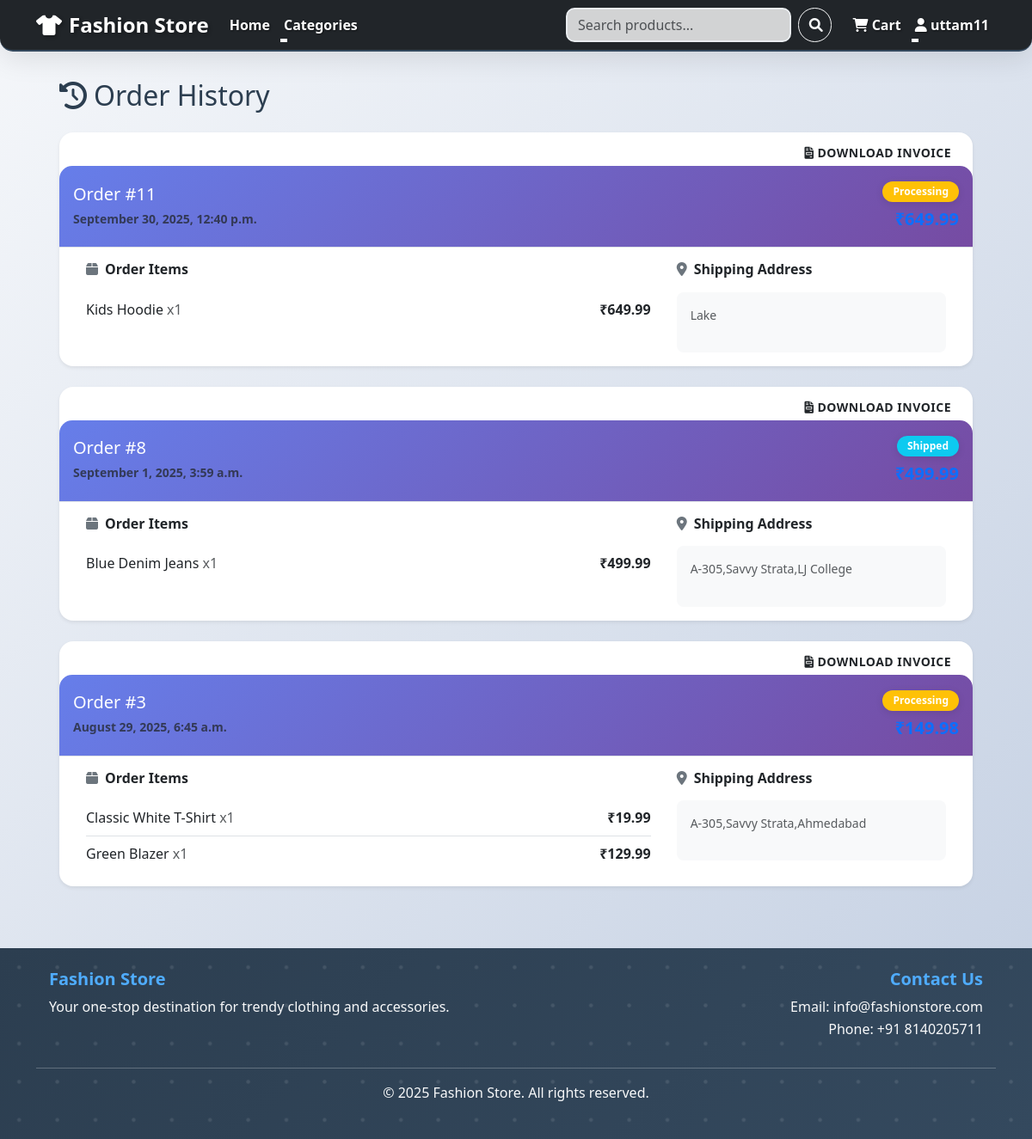
Page /order-history/ (signed in) on the committed database.
### store/models.py (models this page shows, shortened)
class Order(models.Model):
    STATUS_CHOICES = [
        ('pending', 'Pending'),
        ('processing', 'Processing'),
        ('shipped', 'Shipped'),
        ('delivered', 'Delivered'),
        ('cancelled', 'Cancelled'),
    ]
    user = models.ForeignKey(User, on_delete=models.CASCADE)
    items = models.ManyToManyField(Product, through='OrderItem')
    total_price = models.DecimalField(max_digits=10, decimal_places=2)
    status = models.CharField(max_length=20, choices=STATUS_CHOICES, default='pending')
    shipping_address = models.TextField()
    created_at = models.DateTimeField(auto_now_add=True)
    updated_at = models.DateTimeField(auto_now=True)

class OrderItem(models.Model):
    order = models.ForeignKey(Order, on_delete=models.CASCADE)
    product = models.ForeignKey(Product, on_delete=models.CASCADE)
    quantity = models.PositiveIntegerField()
    price = models.DecimalField(max_digits=10, decimal_places=2)

class Product(models.Model):
    name = models.CharField(max_length=200)
    description = models.TextField()
    price = models.DecimalField(max_digits=10, decimal_places=2, validators=[MinValueValidator(Decimal('0.01'))])
    category = models.ForeignKey(Category, on_delete=models.CASCADE, related_name='products')
    image = models.ImageField(upload_to='products/', blank=True, null=True)
    stock = models.PositiveIntegerField(default=0)
    is_active = models.BooleanField(default=True)
    created_at = models.DateTimeField(auto_now_add=True)
    updated_at = models.DateTimeField(auto_now=True)

### store/views.py (the view)
# urls.py: path('order-history/', views.order_history, name='order_history'),
@login_required
def order_history(request):
    orders = Order.objects.filter(user=request.user).order_by('-created_at')
    context = {
        'orders': orders
    }
    return render(request, 'store/order_history.html', context)

### admin_dashboard/templatetags/custom_filters.py (called while the page is built)
@register.filter
def multiply(value, arg):
    try:
        return float(value) * float(arg)
    except (ValueError, TypeError):
        return ''

### store/context_processors.py (called while the page is built)
def categories_processor(request):
    return {
        'categories': Category.objects.all()
    }

### store/templates/store/order_history.html (shortened to what this page needs)
{% extends 'store/base.html' %}
{% load custom_filters %}
{% block content %}
<div class="container mt-4">
    <div class="row">
        <div class="col-12">
            <h2 class="mb-4"><i class="fas fa-history me-2"></i>Order History</h2>
            {% if orders %}
            {% for order in orders %}
            <div class="card shadow-sm mb-4 rounded-4 border-0">
                <div class="d-flex justify-content-end mt-2 me-3">
                    <a href="{% url 'download_single_order_invoice_pdf' order.id %}" class="btn btn-sm  rounded-pill">
                        <i class="fas fa-file-invoice me-1"></i>Download Invoice
                    </a>
                </div>
                <div class="card-header bg-white border-0 py-3">
                    <div class="d-flex justify-content-between align-items-center">
                        <div>
                            <h5 class="mb-1">Order #{{ order.id }}</h5>
                            <small class="text-muted">{{ order.created_at|date:"F j, Y, g:i a" }}</small>
                        </div>
                        <div class="text-end">
                            <span class="badge rounded-pill bg-{% if order.status == 'delivered' %}success{% elif order.status == 'processing' %}warning{% elif order.status == 'shipped' %}info{% else %}secondary{% endif %}">
                                {{ order.get_status_display }}
                            </span>
                            <div class="fw-bold text-primary fs-5 mt-1">₹{{ order.total_price }}</div>
                        </div>
                    </div>
                </div>
                <div class="card-body border-top">
                    <div class="row">
                        <div class="col-md-8">
                            <h6 class="fw-semibold mb-3"><i class="fas fa-box me-2 text-secondary"></i>Order Items</h6>
                            <ul class="list-group list-group-flush">
                                {% for item in order.orderitem_set.all %}
                                <li class="list-group-item px-0 d-flex justify-content-between align-items-center">
                                    <span>{{ item.product.name }} <span class="text-muted">x{{ item.quantity }}</span></span>
                                    <span class="fw-semibold">₹{{ item.price|multiply:item.quantity }}</span>
                                </li>
                                {% endfor %}
                            </ul>
                        </div>
                        <div class="col-md-4 mt-4 mt-md-0">
                            <h6 class="fw-semibold mb-3"><i class="fas fa-map-marker-alt me-2 text-secondary"></i>Shipping Address</h6>
                            <div class="p-3 bg-light rounded-3 small text-muted">
                                {{ order.shipping_address|linebreaks }}
                            </div>
                        </div>
                    </div>
                </div>
            </div>
            {% endfor %}
            {% endif %}
        </div>
    </div>
</div>
{% endblock %}

### store/templates/store/base.html (shortened to what this page needs)
<!DOCTYPE html>
<html lang="en">
<head>
    <link href="https://cdn.jsdelivr.net/npm/bootstrap@5.3.0/dist/css/bootstrap.min.css" rel="stylesheet">
    <link rel="stylesheet" href="https://cdnjs.cloudflare.com/ajax/libs/font-awesome/6.0.0/css/all.min.css">
    {% load static %}
    <link rel="stylesheet" href="{% static 'css/style.css' %}">
</head>
<body>
    <nav class="navbar navbar-expand-lg navbar-dark bg-dark">
        <div class="container">
            <a class="navbar-brand" href="{% url 'home' %}">
                <i class="fas fa-tshirt me-2"></i>Fashion Store
            </a>
            <div class="collapse navbar-collapse" id="navbarNav">
                <ul class="navbar-nav me-auto">
                    <li class="nav-item">
                        <a class="nav-link" href="{% url 'home' %}">Home</a>
                    </li>
                    <li class="nav-item dropdown">
                        <a class="nav-link dropdown-toggle" href="#" role="button" data-bs-toggle="dropdown">
                            Categories
                        </a>
                    </li>
                </ul>
                <form class="d-flex me-3" method="GET" action="{% url 'home' %}">
                    <input class="form-control me-2" type="search" name="q" placeholder="Search products..." value="{{ query|default:'' }}">
                    <button class="btn btn-outline-light" type="submit">
                        <i class="fas fa-search"></i>
                    </button>
                </form>
                <ul class="navbar-nav">
                    {% if user.is_authenticated %}
                        <li class="nav-item">
                            <a class="nav-link" href="{% url 'cart' %}">
                                <i class="fas fa-shopping-cart"></i> Cart
                            </a>
                        </li>
                        <li class="nav-item dropdown">
                            <a class="nav-link dropdown-toggle" href="#" role="button" data-bs-toggle="dropdown">
                                <i class="fas fa-user"></i> {{ user.username }}
                            </a>
                        </li>
                    {% endif %}
                </ul>
            </div>
        </div>
    </nav>
    <main class="container my-4">
        {% block content %}
        {% endblock %}
    </main>
    <footer class="bg-dark text-light py-4 mt-5">
        <div class="container">
            <div class="row">
                <div class="col-md-6">
                    <h5>Fashion Store</h5>
                    <p>Your one-stop destination for trendy clothing and accessories.</p>
                </div>
                <div class="col-md-6 text-md-end">
                    <h5>Contact Us</h5>
                    <p>Email: info@fashionstore.com<br>Phone: +91 8140205711</p>
                </div>
            </div>
            <hr>
            <div class="text-center">
                <p>&copy; 2025 Fashion Store. All rights reserved.</p>
            </div>
        </div>
    </footer>
    {% load static %}
</body>
</html>

### static/css/style.css (style rules this page uses)
:root { --primary-gradient: linear-gradient(135deg, #667eea 0%, #764ba2 100%); --secondary-gradient: linear-gradient(135deg, #f093fb 0%, #f5576c 100%); --accent-gradient: linear-gradient(135deg, #4facfe 0%, #00f2fe 100%); --success-gradient: linear-gradient(135deg, #43e97b 0%, #38f9d7 100%); --warning-gradient: linear-gradient(135deg, #fa709a 0%, #fee140 100%); --dark-gradient: linear-gradient(135deg, #2c3e50 0%, #34495e 100%); --light-bg: #f8f9fa; --card-shadow: 0 8px 32px rgba(0, 0, 0, 0.1); --card-shadow-hover: 0 15px 35px rgba(0, 0, 0, 0.15); --border-radius: 15px; --transition: all 0.3s cubic-bezier(0.4, 0, 0.2, 1); }
* { box-sizing: border-box; }
body { background: linear-gradient(135deg, #f5f7fa 0%, #c3cfe2 100%); font-family: 'Segoe UI', Tahoma, Geneva, Verdana, sans-serif; line-height: 1.6; color: #2c3e50; min-height: 100vh; }
.btn { border-radius: 25px; font-weight: 600; text-transform: uppercase; letter-spacing: 0.5px; transition: var(--transition); position: relative; overflow: hidden; }
.btn::before { content: ''; position: absolute; top: 0; left: -100%; width: 100%; height: 100%; background: linear-gradient(90deg, transparent, rgba(255, 255, 255, 0.2), transparent); transition: left 0.5s; }
.navbar { background: #2c3e50; backdrop-filter: blur(10px); box-shadow: var(--card-shadow); border-radius: 0 0 var(--border-radius) var(--border-radius); margin-bottom: 2rem; border-bottom: 2px solid #34495e; height: 60px; position: relative; z-index: 1100; }
.navbar-brand { font-weight: 800; font-size: 1.5rem; color: white !important; text-shadow: 2px 2px 4px rgba(0, 0, 0, 0.3); animation: fadeInUp 1s ease-out; display: flex; align-items: center; }
.navbar-brand i { margin-right: 8px; font-size: 1.5rem; }
.navbar-nav .nav-link { font-weight: 600; transition: var(--transition); position: relative; color: white !important; text-shadow: 1px 1px 2px rgba(0, 0, 0, 0.5); padding: 0.5rem 1rem; line-height: 1.5; }
.navbar-nav .nav-link::after { content: ''; position: absolute; bottom: 0; left: 0; width: 0; height: 2px; background: white; transition: width 0.3s ease; }
.card { border: none; border-radius: var(--border-radius); box-shadow: var(--card-shadow); transition: var(--transition); background: white; }
.card-header { background: var(--primary-gradient); color: white; border-radius: var(--border-radius) var(--border-radius) 0 0 !important; border: none; font-weight: 700; }
.form-control { border: 2px solid #e9ecef; border-radius: 10px; transition: var(--transition); background: rgba(255, 255, 255, 0.8); backdrop-filter: blur(10px); }
footer { background: var(--dark-gradient); color: white; margin-top: 4rem; position: relative; overflow: hidden; }
footer::before { content: ''; position: absolute; top: 0; left: 0; right: 0; bottom: 0; }
footer h5 { color: #4facfe; font-weight: 700; position: relative; }
.badge { border-radius: 20px; font-weight: 600; padding: 0.5em 1em; box-shadow: 0 2px 10px rgba(0, 0, 0, 0.1); }
.row { margin-left: 0; margin-right: 0; }
.row > [class*="col-"] { padding-left: 15px; padding-right: 15px; }

### rows in the picture
Order: id "11", created_at "September 30, 2025, 12:40 p.m.", status "Processing", shipping_address "Lake"
OrderItem: product.name "Kids Hoodie", quantity "1", price|multiply "649.99"
Order: id "8", created_at "September 1, 2025, 3:59 a.m.", status "Shipped", shipping_address "A-305,Savvy Strata,LJ College"
OrderItem: product.name "Blue Denim Jeans", quantity "1", price|multiply "499.99"
Order: id "3", created_at "August 29, 2025, 6:45 a.m.", status "Processing", shipping_address "A-305,Savvy Strata,Ahmedabad"
OrderItem: product.name "Classic White T-Shirt", quantity "1", price|multiply "19.99"
OrderItem: product.name "Green Blazer", quantity "1", price|multiply "129.99"

### other values in the picture
{{ user.username }} "uttam11"
